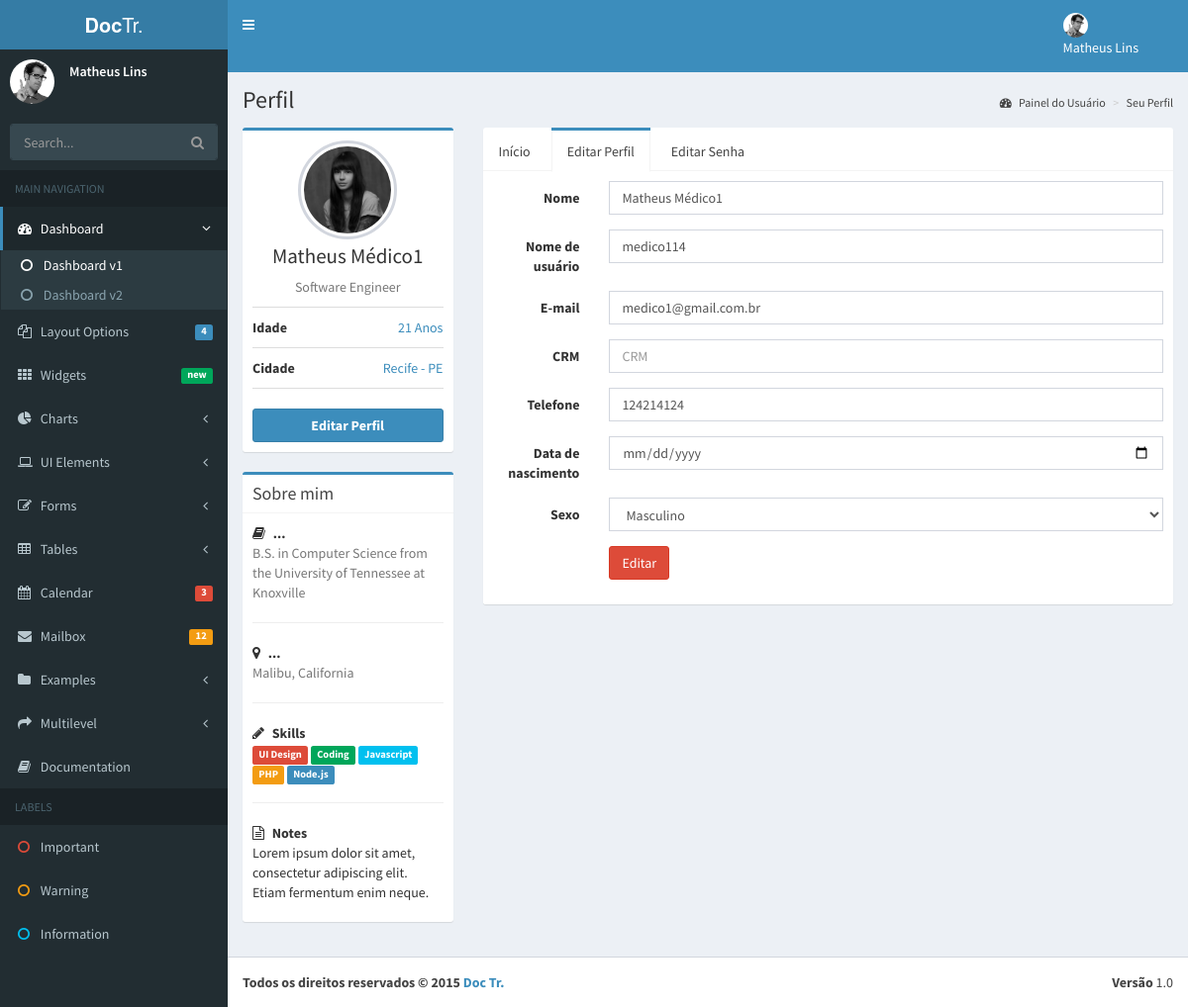
The page /conta/editar_perfil (signed in) on the database its author committed.
### accounts/models.py (models this page shows, shortened)
class UserU(AbstractBaseUser, PermissionsMixin):
    name = models.CharField('name', max_length=100, blank=True,null=True)
    email = models.EmailField('E-mail', unique=True)
    phone = models.CharField('Telefone', max_length=100, blank=True,null=True)
    username = models.CharField('name de Usuário', unique=True, max_length=100)
    birth_data = models.CharField('Data de Nascimento', max_length=100,blank=True)
    sex = models.CharField('Sexo',max_length=1, choices=(('M', 'Masculino'), ('F', 'Feminino')), default='Masculino')
    is_active = models.BooleanField('Está ativo?', blank=True, default=True)
    is_staff = models.BooleanField('É da equipe?', blank=True, default=False)
    date_joined = models.DateTimeField('Data de Entrada', auto_now_add=True)
    objects = UserManager()
    USERNAME_FIELD = 'username'
    REQUIRED_FIELDS = ['email','name']
    class Meta:
        verbose_name = 'Usuário'
        verbose_name_plural = 'Usuários'

### accounts/views.py (the view)
@login_required(redirect_field_name='login_obrigatorio')
def edit_profile(request):
	template_name = 'edit_profile.html'
	form = EditAccountForm_Doctor()
	contexto = {}
	if request.method == "POST":
		form = EditAccountForm_Doctor(request.POST, request.FILES, instance = request.user)
		if form.is_valid():
			form.save()
			messages.success(request, 'Seus dados foram alterados com sucesso')
	else:
		form = EditAccountForm_Doctor(instance = request.user)
	contexto['form'] = form
	return render(request,template_name, contexto)

### accounts/forms.py
class EditAccountForm_Doctor(forms.ModelForm):
	class Meta:
		model = Doctor
		fields = ['name', 'email','phone', 'username','crm', 'username', 'birth_data', 'sex']

### accounts/templates/edit_profile.html (shortened to what this page needs)
{% extends 'profile.html' %}
{% load static %}
{% load widget_tweaks %}
      {% block content %}
      <div class="content-wrapper">
      {% block content_header %}
        {{block.super}}
      {% endblock %}
      {% block content_left_profile %}
        {{block.super}}
      {% endblock %}
      {% block content_right_profile %}
        <div class="col-md-9">
          <div class="nav-tabs-custom">
            <ul class="nav nav-tabs">
              <li><a href="{% url 'accounts:profile' %}">Início</a></li>
              <li class="active"><a href="{% url 'accounts:edit_profile' %}">Editar Perfil</a></li>
              <li><a href="{% url 'accounts:edit_password' %}">Editar Senha</a></li>
            </ul>
            <div class="tab-content">
              <div class="active tab-pane" id="settings">
                  <form class="form-horizontal" method="post">{% csrf_token %}
                          <div class="form-group">
                      <label for="inputName" class="col-sm-2 control-label">Nome</label>
                      <div class="col-sm-10">
                        {{ form.name|attr:"type:text"|attr:"placeholder:Nome de usuário"|add_class:"form-control"}}
                      </div>
                    </div>
                    <div class="form-group">
                      <label for="inputName" class="col-sm-2 control-label">Nome de usuário</label>
                      <div class="col-sm-10">
                        {{ form.username|attr:"type:text"|attr:"placeholder:Nome de usuário"|add_class:"form-control"}}
                      </div>
                    </div>
                    <div class="form-group">
                      <label for="inputEmail" class="col-sm-2 control-label">E-mail</label>
                      <div class="col-sm-10">
                        {{ form.email|attr:"type:email"|attr:"placeholder:E-mail"|add_class:"form-control"}}
                      </div>
                    </div>
                    <div class="form-group">
                      <label for="inputName" class="col-sm-2 control-label">CRM</label>
                      <div class="col-sm-10">
                        {{ form.crm|attr:"type:text"|attr:"placeholder:CRM"|add_class:"form-control"}}
                      </div>
                    </div>
                    <div class="form-group">
                      <label for="inputSkills" class="col-sm-2 control-label">Telefone</label>
                      <div class="col-sm-10">
                        {{ form.phone|attr:"type:text"|attr:"placeholder:Telefone"|add_class:"form-control"}}
                      </div>
                    </div>
                    <div class="form-group">
                      <label for="inputSkills" class="col-sm-2 control-label">Data de nascimento</label>
                      <div class="col-sm-10">
                        {{ form.birth_data|attr:"type:date"|attr:"placeholder:Data de nascimento"|add_class:"form-control"}}
                      </div>
                    </div>
                    <div class="form-group">
                      <label for="inputSkills" class="col-sm-2 control-label">Sexo</label>
                      <div class="col-sm-10">
                        {{ form.sex|attr:"type:select"|add_class:"form-control"}}
                      </div>
                    </div>
                    <div class="form-group">
                      <div class="col-sm-offset-2 col-sm-10">
                        <button type="submit" class="btn btn-danger">Editar</button>
                      </div>
                    </div>
                  </form>
                </div>
              </div>
            </div>
          </div>
          </div>
      {% endblock %}
      </div>
      {% endblock %}

### accounts/templates/profile.html (shortened to what this page needs)
{% extends 'dashboard.html' %}
{% load static %}
{% load widget_tweaks %}
      {% block content %}
        {% block content_header %}
          <section class="content-header">
            <h1>
              Perfil
            </h1>
            <ol class="breadcrumb">
              <li><a href="{% url 'accounts:dashboard' %}"><i class="fa fa-dashboard"></i> Painel do Usuário</a></li>
              <li class="active"><a href="#">Seu Perfil</a></li>
            </ol>
          </section>
        {% endblock %}
        {% block content_left_profile %}
       <section class="content">
          <div class="row">
            <div class="col-md-3">
              <div class="box box-primary">
                <div class="box-body box-profile">
                  <img class="profile-user-img img-responsive img-circle" src="{% static 'dist/img/user4-128x128.jpg' %}" alt="User profile picture">
                  <h3 class="profile-username text-center">{{user.name}}</h3>
                  <p class="text-muted text-center">Software Engineer</p>
                  <ul class="list-group list-group-unbordered">
                    <li class="list-group-item">
                      <b>Idade</b> <a class="pull-right">21 Anos</a>
                    </li>
                    <li class="list-group-item">
                      <b>Cidade</b><a class="pull-right">Recife - PE</a>
                    </li>
                  </ul>
                  <a href="{% url 'accounts:edit_profile' %}" class="btn btn-primary btn-block"><b>Editar Perfil</b></a>
                </div>
              </div>
              <div class="box box-primary">
                <div class="box-header with-border">
                  <h3 class="box-title">Sobre mim</h3>
                </div>
                <div class="box-body">
                  <strong><i class="fa fa-book margin-r-5"></i> ...</strong>
                  <p class="text-muted">
                    B.S. in Computer Science from the University of Tennessee at Knoxville
                  </p>
                  <hr>
                  <strong><i class="fa fa-map-marker margin-r-5"></i> ...</strong>
                  <p class="text-muted">Malibu, California</p>
                  <hr>
                  <strong><i class="fa fa-pencil margin-r-5"></i> Skills</strong>
                  <p>
                    <span class="label label-danger">UI Design</span>
                    <span class="label label-success">Coding</span>
                    <span class="label label-info">Javascript</span>
                    <span class="label label-warning">PHP</span>
                    <span class="label label-primary">Node.js</span>
                  </p>
                  <hr>
                  <strong><i class="fa fa-file-text-o margin-r-5"></i> Notes</strong>
                  <p>Lorem ipsum dolor sit amet, consectetur adipiscing elit. Etiam fermentum enim neque.</p>
                </div>
              </div>
            </div>
        {% endblock %}
      {% endblock %}

### rows shown on the page
UserU: name "Matheus Médico1", username "medico114", email "medico1@gmail.com.br", phone "124214124", sex "Masculino"
